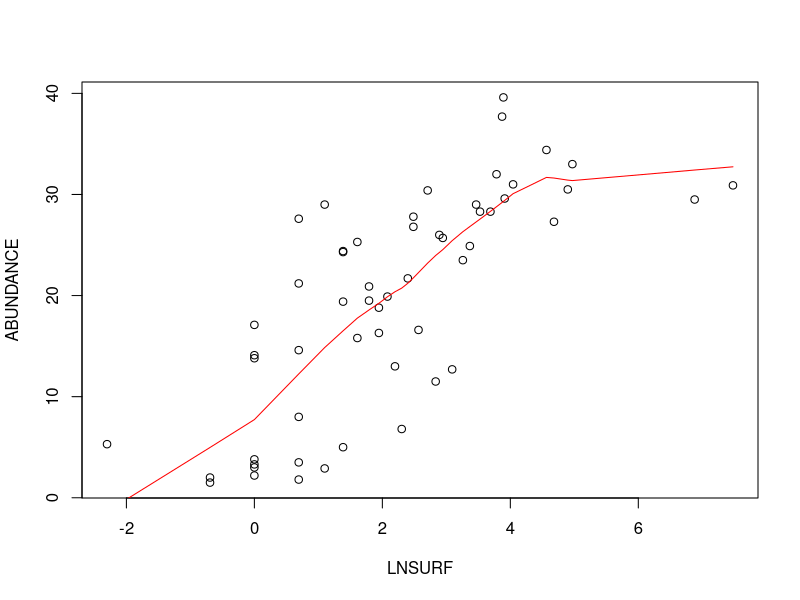
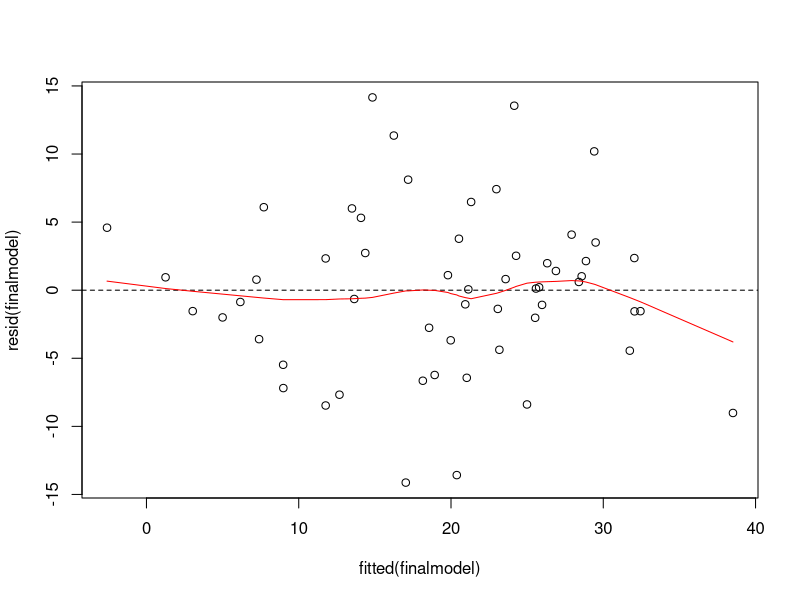
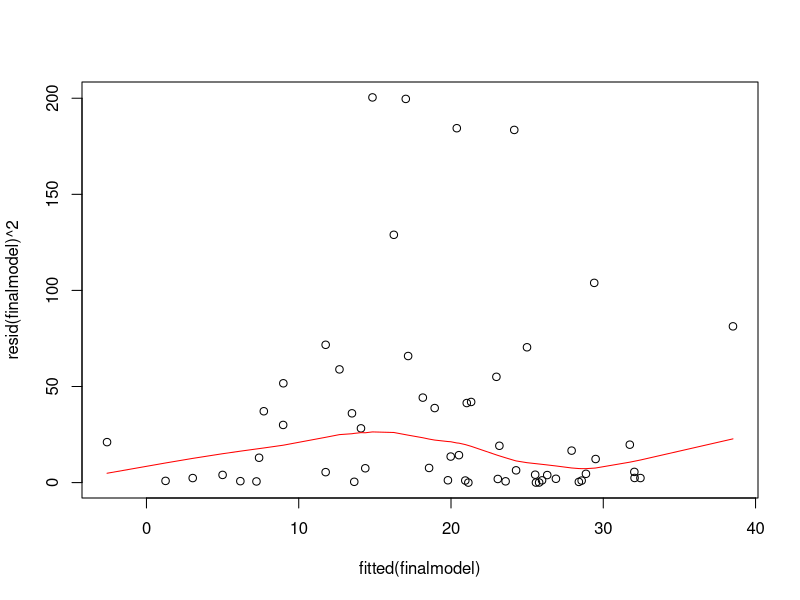
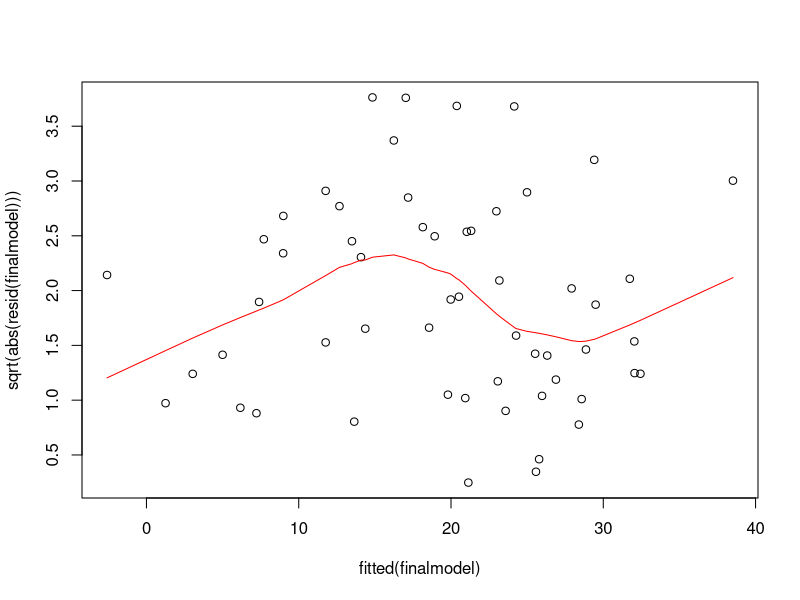
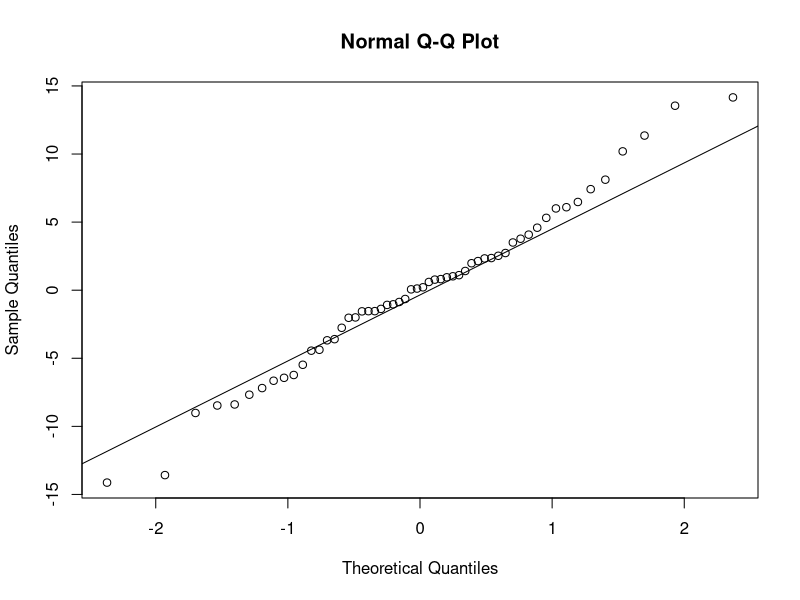
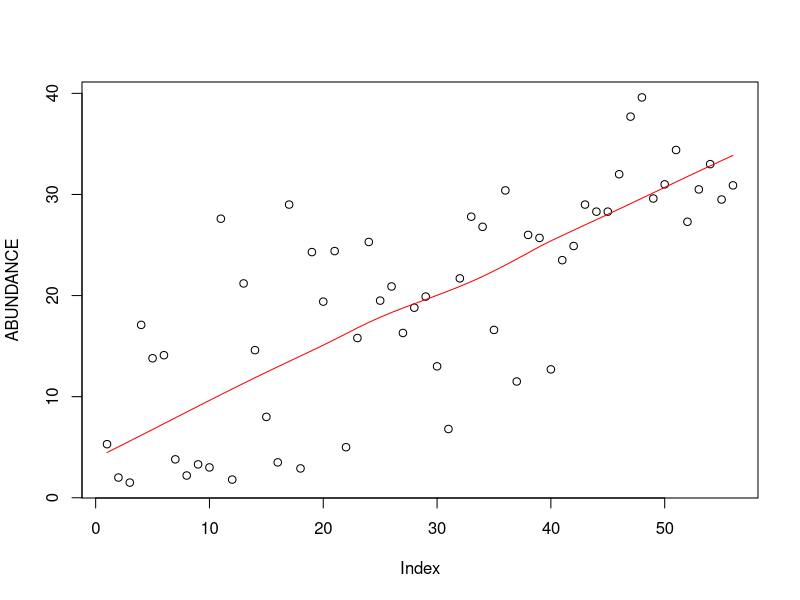
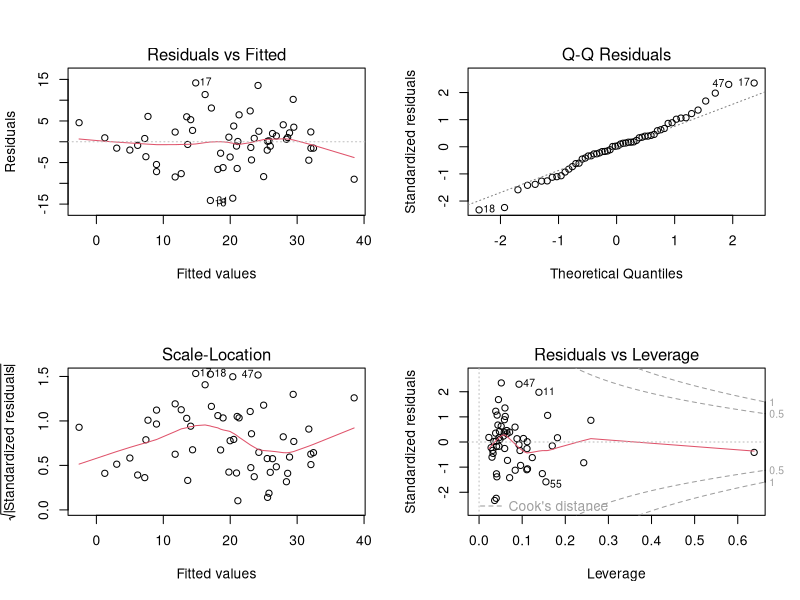
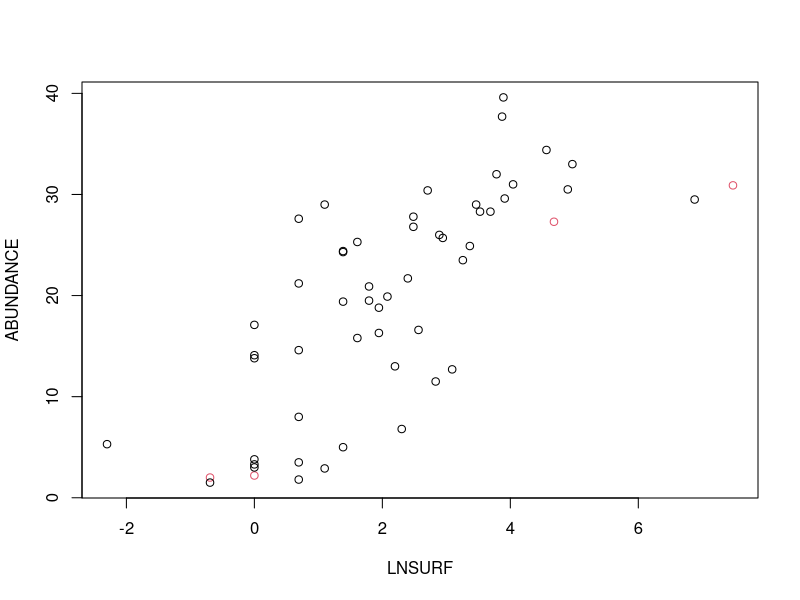

These figures' R source, in order:
## ---- chunk 1
birds <- read.table("birds.txt", header=TRUE)
attach(birds)
## ---- chunk 2
plot(x = LNSURF, y = ABUNDANCE)
lines(lowess(x = LNSURF, y = ABUNDANCE), col = 'red')
## ---- chunk 3
model <- lm(ABUNDANCE ~ LNSURF)
summary(model)
## ---- chunk 4
confint(model, level = 0.95)
## ---- chunk 5
confint(model, level = 0.95) * log(1.01)
## ---- chunk 6
model1a <- lm(ABUNDANCE ~ LNSURF); summary(model1a) #t = 8.086
model1b <- lm(ABUNDANCE ~ YEARS); summary(model1b) #t = 4.281
model1c <- lm(ABUNDANCE ~ ELEVATION); summary(model1c) #t = 3.073
## ---- chunk 7
model1a <- lm(ABUNDANCE ~ LNSURF + ELEVATION); 
summary(model1a) #t = 2.138
model1b <- lm(ABUNDANCE ~ LNSURF + YEARS); 
summary(model1b) #t = 3.774
## ---- chunk 8
model2a <- lm(ABUNDANCE ~ LNSURF + YEARS + ELEVATION); 
summary(model2a)
model2b <- lm(ABUNDANCE ~ LNSURF + YEARS + ELEVATION + I(ELEVATION^2)); 
summary(model2b)
## ---- chunk 9
model3a <- lm(ABUNDANCE ~ LNSURF + I(LNSURF^2) + YEARS)
summary(model3a)
model3b <- lm(ABUNDANCE ~ LNSURF + YEARS + I(YEARS^2))
summary(model3b)
## ---- chunk 10
model3c <- lm(ABUNDANCE ~ LNSURF + YEARS + LNSURF:YEARS)
summary(model3c)
## ---- chunk 11
model4a <- lm(ABUNDANCE ~ LNSURF + YEARS + ELEVATION + ELEVATION:LNSURF)
summary(model4a)
## ---- chunk 12
model4b <- lm(ABUNDANCE ~ LNSURF + YEARS + ELEVATION + ELEVATION:YEARS)
summary(model4b)
## ---- chunk 13
finalmodel <- lm(ABUNDANCE ~ LNSURF + YEARS + ELEVATION + LNSURF:ELEVATION)
summary(finalmodel)
## ---- chunk 14
range(ABUNDANCE)
range(LNSURF)
range(YEARS)
range(ELEVATION)
## ---- chunk 15
fullModel <- lm(ABUNDANCE ~ LNSURF + I(LNSURF^2) + YEARS + I(YEARS^2) + ELEVATION + I(ELEVATION^2) + LNSURF:YEARS + LNSURF:ELEVATION + YEARS:ELEVATION);
summary(fullModel)
## ---- chunk 16
step <- lm(ABUNDANCE ~ LNSURF + YEARS + ELEVATION  + LNSURF:ELEVATION); 
summary(step)
## ---- chunk 17
plot(x = fitted(finalmodel), y = resid(finalmodel))
abline(h = 0, lty = 2)
lines(lowess(x = fitted(finalmodel), y = resid(finalmodel)), col = "red")
## ---- chunk 18
plot(x = fitted(finalmodel), y = resid(finalmodel)^2)
lines(lowess(x = fitted(finalmodel), y = resid(finalmodel)^2), col = "red")
## ---- chunk 19
plot(x = fitted(finalmodel), y = sqrt(abs(resid(finalmodel))))
lines(lowess(x = fitted(finalmodel), y = sqrt(abs(resid(finalmodel)))), col = "red")
## ---- chunk 20
qqnorm(resid(finalmodel))
qqline(resid(finalmodel))
## ---- chunk 21
plot(ABUNDANCE)
lines(lowess(x = seq(1:56), y = ABUNDANCE), col = "red")
## ---- chunk 22
par(mfrow = c(2, 2))
plot(finalmodel)
## ---- chunk 23
# predict(finalmodel, newdata = data.frame(LNSURF = log(2.7), YEARS = 50), interval = "confidence", level = 0.95)
## ---- chunk 24
predict(finalmodel, newdata = data.frame(LNSURF = log(2.7), YEARS = 50, ELEVATION = 146), interval = "confidence", level = 0.95)
## ---- chunk 25
lev = hat(model.matrix(finalmodel))
lev
## ---- chunk 26
p <- length(coef(finalmodel))
n <- nrow(birds)
leverageTreshold <- (2*p) / n #2p/n
which(lev > leverageTreshold)
par(mfrow=c(1,1))
colors <- rep(1, nrow(birds))
colors[which(lev > leverageTreshold)] <- 2
plot(x = LNSURF, y = ABUNDANCE, type = 'p', col = colors)
plot(x = YEARS, y = ABUNDANCE, type = 'p', col = colors)
plot(x = ELEVATION, y = ABUNDANCE, type = 'p', col = colors)
## ---- chunk 27
plot(x = YEARS, y = LNSURF, type = 'p', col = colors) 
plot(x = YEARS, y = ELEVATION, type = 'p', col = colors)
plot(x = ELEVATION, y = LNSURF, type = 'p', col = colors)
## ---- chunk 28
birds2 <- birds[-which(lev > leverageTreshold),]
finalmodel2 <- lm(birds2$ABUNDANCE ~ birds2$LNSURF + birds2$YEARS + birds2$ELEVATION + birds2$LNSURF:birds2$ELEVATION)
summary(finalmodel2)
## ---- chunk 29
par(mfrow = c(1,1))
plot(x = LNSURF, y = ABUNDANCE, col = colors)

abline(a = coef(finalmodel)["(Intercept)"], b = coef(finalmodel)["LNSURF"])
abline(a = coef(finalmodel2)["(Intercept)"], b = coef(finalmodel2)["birds2$LNSURF"], col = "red")
## ---- chunk 30
which(rstudent(finalmodel) > 1.959964 * summary(finalmodel)$sigma)
## ---- chunk 31
#For illustrative purposes: fitted vs. observed
plot(fitted(finalmodel), ABUNDANCE) 
lines(lowess(x = fitted(finalmodel), y = ABUNDANCE), col = "red")

#Fitted vs. residuals (gives same information as plot above)
plot(x = fitted(finalmodel), y = resid(finalmodel))
abline(h = 0, lty = 2)
lines(lowess(x = fitted(finalmodel), y = resid(finalmodel)), col = "red")
## ---- chunk 32
cook <- cooks.distance(finalmodel)
fquantile <- qf(0.5, df1 = p, df2 = n - p) #critical value
cook < fquantile
which(cook > fquantile) # not a single observation is extreme in terms of Cook's distance
## ---- chunk 33
dfb <- dfbetas(finalmodel)
dfb > 2 / sqrt(n)
which(rowSums(dfb > 2 / sqrt(n))!=0)
## ---- chunk 34
assay <- read.table("assay.txt", sep="", header = TRUE) 
attach(assay)
## ---- chunk 35
model <- lm(score ~ logdose + preparation) 
summary(model)
head(assay)
## ---- chunk 36
prepI<-ifelse(preparation==2, 1, 0) #I (2): prepI is 1 if preparation==2 en 0 if not
prepF<-ifelse(preparation==3, 1, 0) #F (3): prepF is 1 if preparation==3 en 0 if not

model <- lm(score ~ logdose + prepI + prepF)
summary(model)
## ---- chunk 37
fPreparation <- factor(preparation)
fmodel <- lm(score ~ logdose + fPreparation)
summary(fmodel)
## ---- chunk 38
predict(model, newdata=data.frame(logdose=log(2.5), prepI=0, prepF=1), interval="confidence")
## ---- chunk 39
#Or for a model with a factor variable:
predict(fmodel, newdata=data.frame(logdose=log(2.5), fPreparation="3"), interval="confidence")
## ---- chunk 40
range(logdose)
log(1.5)
## ---- chunk 41
summary(fmodel)
## ---- chunk 42
plot(x=fitted(fmodel),y=resid(fmodel))
abline(h=0,lty=2)
lines(lowess(x=fitted(fmodel),y=resid(fmodel)),col="red")
## ---- chunk 43
plot(x=fitted(fmodel),y=resid(fmodel)^2)
lines(lowess(x=fitted(fmodel),y=resid(fmodel)^2),col="red")
## ---- chunk 44
#calculate the leverage
lev=hat(model.matrix(fmodel))
#Calculate the standardised residuals
standardisedResiduals = resid(fmodel)/(summary(fmodel)$sigma*sqrt(1 - lev))
plot(x=fitted(fmodel),y=sqrt(abs(standardisedResiduals)))
lines(lowess(x=fitted(fmodel),y=sqrt(abs(standardisedResiduals))),col="red")
## ---- chunk 45
table(round(fitted(fmodel),1))
## ---- chunk 46
qqnorm(resid(fmodel))
qqline(resid(fmodel))
## ---- chunk 47
plot(score)
## ---- chunk 48
#The model without interaction-term:
model1 <- lm(score ~ logdose + fPreparation)
summary(model1)
## ---- chunk 49
model2 <- lm(score ~ logdose + fPreparation + logdose:fPreparation)
anova(model1,model2)
## ---- chunk 50
model2b <- lm(score ~ logdose + fPreparation + logdose:fPreparation)
model2b
## ---- chunk 51
model2c <- lm(score ~ logdose*fPreparation)
model2c
## ---- chunk 52
plot(score)
## ---- chunk 53
plot(sort(score))
## ---- chunk 54
plot(fmodel, which=c(1))
## ---- chunk 55
#residuals:
which(abs(resid(fmodel)) > 1.959964*summary(fmodel)$sigma)
#studentized residuals:
which(abs(rstudent(fmodel)) > 1.959964*summary(fmodel)$sigma)
## ---- chunk 56
lev=hat(model.matrix(fmodel))
plot(sort(lev),type='h')
## ---- chunk 57
p <- length(coef(fmodel))
n <- nrow(assay)
(2*p) / n #2p/n
which(lev > (2*p)/n) #no observations with extreme leverage
## ---- chunk 58
plot(fmodel,which=c(4)) #leave-one-out diagnostic
## ---- chunk 59
cook <- cooks.distance(fmodel)
plot(cook,type='h') #the same plot.
## ---- chunk 60
fquantile <- qf(0.5,df1 = p,df2 = n - p) #critical value
cook < fquantile
which(cook > fquantile) #none of the observations is extreme according to the Cook's distance. 
## ---- chunk 61
dfb <- dfbetas(fmodel)
dfb > 2 / sqrt(n)
which(rowSums(dfb > 2 / sqrt(n))!=0) #which observations have a large influence on at least on 1 coefficient?
